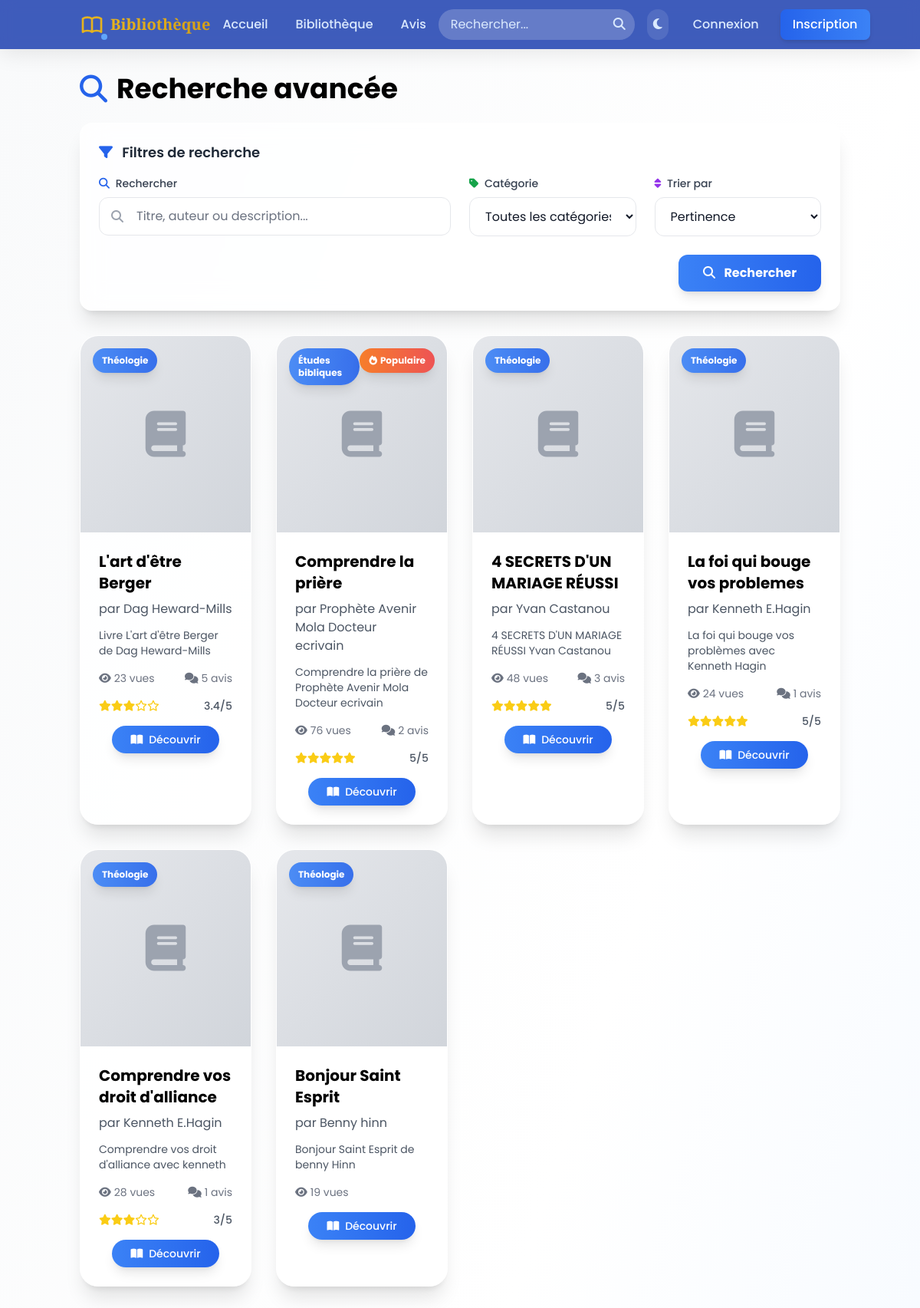
Screenshot of /search.php with the database file from the repository.
### tables this page shows
CREATE TABLE `books` (
  `id` int(11) NOT NULL,
  `title` varchar(255) NOT NULL,
  `description` text DEFAULT NULL,
  `author` varchar(100) DEFAULT NULL,
  `cover_image` varchar(255) DEFAULT NULL,
  `file_path` varchar(255) NOT NULL,
  `pages_count` int(11) DEFAULT NULL,
  `publication_year` int(11) DEFAULT NULL,
  `publisher` varchar(100) DEFAULT NULL,
  `is_featured` tinyint(1) DEFAULT 0,
  `views_count` int(11) DEFAULT 0,
  `created_at` timestamp NULL DEFAULT current_timestamp(),
  `updated_at` timestamp NULL DEFAULT current_timestamp() ON UPDATE current_timestamp()
);

### search.php (the view, shortened to what the rows shown need)
<?php
require_once "classes/Core.php";
require_once "classes/Models.php";
require_once "classes/Repositories.php";
try {
    $bookRepository = new BookRepository();
    $search_query = trim($_GET['q'] ?? '');
    $category_id = intval($_GET['category'] ?? 0);
    $sort = $_GET['sort'] ?? 'relevance';
    $page = max(1, intval($_GET['page'] ?? 1));
    $per_page = 16;
    $offset = ($page - 1) * $per_page;
    if (!empty($search_query)) {
        $books = $bookRepository->searchWithSort($search_query, $sort, $per_page, $offset);
        $total_books = $bookRepository->countSearch($search_query);
    } elseif ($category_id > 0) {
        $books = $bookRepository->findByCategoryWithSort($category_id, $sort, $per_page, $offset);
        $total_books = $bookRepository->countByCategory($category_id);
    } else {
        $books = $bookRepository->findAllWithSort($sort, $per_page, $offset);
    }
} catch (Exception $e) {
    if (config('app.debug', false)) {
        die("Erreur lors de la recherche : " . $e->getMessage());
    } else {
        error_log("Search error: " . $e->getMessage());
        $books = [];
        $categories = [];
        $total_books = 0;
        $total_pages = 0;
        $selected_category_name = '';
    }
}
function highlightSearchTerms($text, $searchQuery) {
    if (empty($searchQuery) || empty($text)) {
        return htmlspecialchars($text);
    }
    $escapedText = htmlspecialchars($text);
    $pattern = '/' . preg_quote($searchQuery, '/') . '/i';
    return preg_replace($pattern, '<span class="search-highlight">$0</span>', $escapedText);
}
include "includes/header.php";
?>
<div class="min-h-screen bg-gradient-to-br from-gray-50 via-white to-blue-50 dark:from-gray-900 dark:via-gray-800 dark:to-blue-900">
    <div class="container mx-auto px-4 py-8">
        <link rel="stylesheet" href="includes/style/search.css">
        <h1 class="text-3xl lg:text-4xl font-bold mb-6 dark:text-white flex items-center animate-fadeInUp">
            <i class="fas fa-search text-blue-600 dark:text-blue-500 mr-3"></i>
            <?php if (!empty($search_query)): ?>
                Résultats de recherche pour "<span class="text-blue-600 dark:text-blue-400"><?php echo htmlspecialchars($search_query); ?></span>"
            <?php else: ?>
                Recherche avancée
            <?php endif; ?>
        </h1>
        <div class="mb-6 animate-fadeInUp delay-100">
            <?php if (!empty($books)): ?>
                <div class="grid grid-cols-1 sm:grid-cols-2 md:grid-cols-3 lg:grid-cols-4 gap-8">
                    <?php foreach ($books as $index => $book): ?>
                        <div class="bg-white/80 dark:bg-gray-800/80 backdrop-blur-lg rounded-3xl shadow-xl border border-white/20 dark:border-gray-700/20 overflow-hidden transition-all duration-500 hover:scale-105 hover:shadow-2xl group animate-fadeInUp" style="animation-delay: <?php echo ($index % 4 + 1) * 100; ?>ms">
                            <a href="book.php?id=<?php echo $book->getId(); ?>" class="block h-full">
                                <div class="relative overflow-hidden">
                                    <?php if ($book->hasCover()): ?>
                                        <div class="w-full h-64 bg-gradient-to-br from-gray-200 to-gray-300 dark:from-gray-700 dark:to-gray-800 flex items-center justify-center" style="display:none;">
                                            <i class="fas fa-book text-6xl text-gray-400 dark:text-gray-500"></i>
                                        </div>
                                    <?php else: ?>
                                        <div class="w-full h-64 bg-gradient-to-br from-gray-200 to-gray-300 dark:from-gray-700 dark:to-gray-800 flex items-center justify-center">
                                            <i class="fas fa-book text-6xl text-gray-400 dark:text-gray-500"></i>
                                        </div>
                                    <?php endif; ?>
                                    <div class="absolute top-4 left-4 right-4 flex justify-between items-start">
                                        <div class="bg-gradient-to-r from-blue-500/90 to-blue-600/90 text-white text-xs font-bold px-3 py-2 rounded-full shadow-lg backdrop-blur-sm">
                                            <?php echo htmlspecialchars($book->getCategoryName() ?? 'Non catégorisé'); ?>
                                        </div>
                                        <?php if ($book->getViewsCount() > 50): ?>
                                            <div class="bg-gradient-to-r from-orange-500/90 to-red-500/90 text-white text-xs font-bold px-3 py-2 rounded-full shadow-lg backdrop-blur-sm flex items-center">
                                                <i class="fas fa-fire mr-1"></i> Populaire
                                            </div>
                                        <?php endif; ?>
                                    </div>
                                </div>
                                <div class="p-6">
                                    <h3 class="text-xl font-bold mb-2 dark:text-white line-clamp-2">
                                        <?php echo highlightSearchTerms($book->getTitle(), $search_query); ?>
                                    </h3>
                                    <?php if ($book->getAuthor()): ?>
                                        <p class="text-gray-600 dark:text-gray-400 mb-3">
                                            par <?php echo highlightSearchTerms($book->getAuthor(), $search_query); ?>
                                        </p>
                                    <?php endif; ?>
                                    <?php if ($book->getDescription()): ?>
                                        <p class="text-gray-600 dark:text-gray-400 text-sm mb-4 line-clamp-3">
                                            <?php echo highlightSearchTerms($book->getShortDescription(120), $search_query); ?>
                                        </p>
                                    <?php endif; ?>
                                    <div class="flex items-center justify-between text-sm text-gray-500 dark:text-gray-400 mb-4">
                                        <div class="flex items-center">
                                            <i class="fas fa-eye mr-1"></i>
                                            <?php echo $book->getFormattedViews(); ?> vues
                                        </div>
                                        <?php if ($book->getTotalReviews() > 0): ?>
                                            <div class="flex items-center">
                                                <i class="fas fa-comments mr-1"></i>
                                                <?php echo $book->getTotalReviews(); ?> avis
                                            </div>
                                        <?php endif; ?>
                                    </div>
                                    <?php if ($book->getAvgRating() > 0): ?>
                                        <div class="flex items-center justify-between mb-4">
                                            <div class="flex items-center text-yellow-400">
                                                <?php foreach ($book->getStarsArray() as $isFilled): ?>
                                                    <i class="<?php echo $isFilled ? 'fas' : 'far'; ?> fa-star text-sm"></i>
                                                <?php endforeach; ?>
                                            </div>
                                            <span class="text-sm font-medium text-gray-600 dark:text-gray-400">
                                                <?php echo round($book->getAvgRating(), 1); ?>/5
                                            </span>
                                        </div>
                                    <?php endif; ?>
                                    <div class="flex justify-center">
                                        <span class="bg-gradient-to-r from-blue-500 to-blue-600 hover:from-blue-600 hover:to-blue-700 text-white text-sm font-medium px-6 py-2 rounded-full transition-all duration-300 hover:scale-105 shadow-lg inline-flex items-center">
                                            <i class="fas fa-book-open mr-2"></i>
                                            Découvrir
                                        </span>
                                    </div>
                                </div>
                            </a>
                        </div>
                    <?php endforeach; ?>
                </div>
            <?php endif; ?>
        </div>
    </div>
</div>
<?php include "includes/footer.php"; ?>

### rows the page displays
books: CategoryName "Théologie", title "L'art d'être Berger", author "Dag Heward-Mills", description "Livre L'art d'être Berger de Dag Heward-Mills", views_count "23", TotalReviews "5", AvgRating "3.4"
books: CategoryName "Études bibliques", shows "Populaire", title "Comprendre la prière", author "Prophète Avenir Mola Docteur ecrivain", description "Comprendre la prière de Prophète Avenir Mola Docteur ecrivain", views_count "76", TotalReviews "2", AvgRating "5"
books: CategoryName "Théologie", title "4 SECRETS D'UN MARIAGE RÉUSSI", author "Yvan Castanou", description "4 SECRETS D'UN MARIAGE RÉUSSI Yvan Castanou", views_count "48", TotalReviews "3", AvgRating "5"
books: CategoryName "Théologie", title "La foi qui bouge vos problemes", author "Kenneth E.Hagin", description "La foi qui bouge vos problèmes avec Kenneth Hagin", views_count "24", TotalReviews "1", AvgRating "5"
books: CategoryName "Théologie", title "Comprendre vos droit d'alliance", author "Kenneth E.Hagin", description "Comprendre vos droit d'alliance avec kenneth", views_count "28", TotalReviews "1", AvgRating "3"
books: CategoryName "Théologie", title "Bonjour Saint Esprit", author "Benny hinn", description "Bonjour Saint Esprit de benny Hinn", views_count "19"
